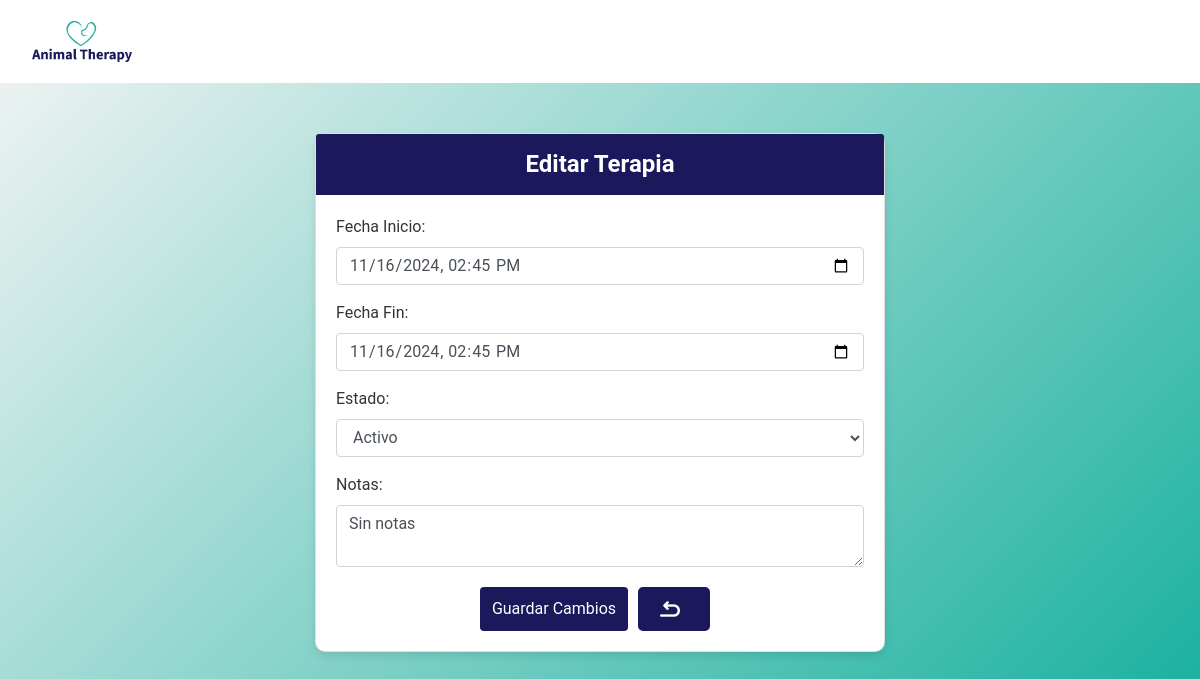
/panel_admin/secciones/terapia/updateTerapia.php?id=17 (signed in), run on the app's committed database.
### tables this page shows
CREATE TABLE `terapia` (
  `idTerapia` int NOT NULL AUTO_INCREMENT,
  `Cliente_cliente_id` int NOT NULL,
  `Especialista_especialista_id` int NOT NULL,
  `Animal_animal_id` int DEFAULT NULL,
  `fecha_inicio` datetime(6) DEFAULT NULL,
  `fecha_fin` datetime(6) DEFAULT NULL,
  `estado` varchar(255) DEFAULT NULL,
  `notas` varchar(255) DEFAULT 'Sin notas',
  `experiencia` varchar(255) DEFAULT 'Sin experiencia',
  PRIMARY KEY (`idTerapia`),
  KEY `fk_Terapia_Cliente1_idx` (`Cliente_cliente_id`),
  KEY `fk_Terapia_Animal1_idx` (`Animal_animal_id`),
  KEY `fk_Terapia_Especialista1_idx` (`Especialista_especialista_id`),
  CONSTRAINT `fk_Terapia_Animal1` FOREIGN KEY (`Animal_animal_id`) REFERENCES `animal` (`animal_id`) ON DELETE CASCADE ON UPDATE CASCADE,
  CONSTRAINT `fk_Terapia_Cliente1` FOREIGN KEY (`Cliente_cliente_id`) REFERENCES `cliente` (`cliente_id`) ON DELETE CASCADE ON UPDATE CASCADE,
  CONSTRAINT `fk_Terapia_Especialista1` FOREIGN KEY (`Especialista_especialista_id`) REFERENCES `especialista` (`especialista_id`) ON DELETE CASCADE ON UPDATE CASCADE
);

### panel_admin/secciones/terapia/updateTerapia.php (the view, shortened to what this page needs)
<?php
include('../../conexion.php');
$id = $_GET['id'];
$query_terapia = "SELECT * FROM terapia WHERE idTerapia = $id";
$result_terapia = mysqli_query($con, $query_terapia);
$terapia = mysqli_fetch_assoc($result_terapia);
function formatDateTime($dateTime)
{
    $date = new DateTime($dateTime);
    return $date->format('Y-m-d\TH:i');
}
?>
<!DOCTYPE html>
<html lang="es">
<head>
    <link rel="stylesheet" href="https://maxcdn.bootstrapcdn.com/bootstrap/4.5.2/css/bootstrap.min.css">
</head>
<body>
    <nav class="navbar navbar-expand-lg navbar-light">
        <a class="navbar-brand" href="../../index1.php">
            <img src="logoat.jpg" alt="Logo">
        </a>
    </nav>
    <div class="container">
        <div class="card">
            <div class="card-header">Editar Terapia</div>
            <div class="card-body">
                <form method="post">
                    <div class="form-group">
                        <label for="fecha_inicio">Fecha Inicio:</label>
                        <input type="datetime-local" class="form-control" id="fecha_inicio" name="fecha_inicio"
                            value="<?php echo formatDateTime($terapia['fecha_inicio']); ?>" required>
                    </div>
                    <div class="form-group">
                        <label for="fecha_fin">Fecha Fin:</label>
                        <input type="datetime-local" class="form-control" id="fecha_fin" name="fecha_fin"
                            value="<?php echo formatDateTime($terapia['fecha_fin']); ?>" required>
                    </div>
                    <div class="form-group">
                        <label for="estado">Estado:</label>
                        <select class="form-control" id="estado" name="estado" required>
                            <option value="activo" <?php if ($terapia['estado'] == 'activo')
                                echo 'selected'; ?>>Activo
                            </option>
                        </select>
                    </div>
                    <div class="form-group">
                        <label for="notas">Notas:</label>
                        <textarea class="form-control" id="notas"
                            name="notas"><?php echo $terapia['notas']; ?></textarea>
                    </div>
                    <div class="form-buttons">
                        <button type="submit" class="btn btn-primary">Guardar Cambios</button>
                        <a href="terapia.php" class="btn-regresar">
                            <img src="volver.png" alt="">
                        </a>
                    </div>
                </form>
            </div>
        </div>
    </div>
    <br><br><br>
</body>
</html>

### panel_admin/secciones/terapia/updateTerapia.php (style rules this page uses)
body { background: linear-gradient(135deg, whitesmoke, #17b09e); font-family: 'Roboto', sans-serif; color: #333; }
.navbar { background-color: white; padding: 1rem 2rem; }
.navbar-brand img { width: 100px; }
.container { margin-top: 50px; max-width: 600px; }
.card { border-radius: 10px; box-shadow: 0 4px 8px rgba(0, 0, 0, 0.1); }
.card-header { background-color: #1b185c; color: white; font-weight: bold; font-size: 1.5rem; text-align: center; }
.btn-primary { background-color: #1b185c; border: none; transition: background-color 0.3s, transform 0.3s; }
.btn-regresar { display: flex; align-items: center; padding: 10px 20px; font-size: 16px; color: #1b185c; background-color: #1b185c; text-align: center; text-decoration: none; border-radius: 5px; border: 2px solid; transition: background-color 0.3s, color 0.3s; margin-right: 10px; }
.btn-regresar img { width: 20px; height: 20px; margin-right: 8px; }
.form-buttons { display: flex; justify-content: center; gap: 10px; margin-top: 20px; }

### data on the page
terapia: fecha_inicio "11/16/2024 14:45", fecha_fin "11/16/2024 14:45", estado "Activo", notas "Sin notas"
